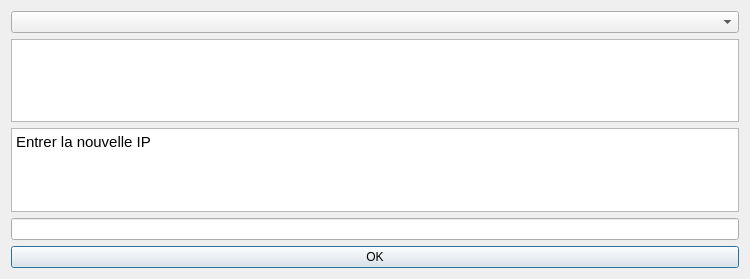
<?xml version="1.0" encoding="UTF-8"?>
<ui version="4.0">
 <class>ChangeIp</class>
 <widget class="QDialog" name="ChangeIp">
  <property name="geometry">
   <rect>
    <x>0</x>
    <y>0</y>
    <width>750</width>
    <height>279</height>
   </rect>
  </property>
  <property name="windowTitle">
   <string>ChangeIp</string>
  </property>
  <layout class="QVBoxLayout" name="verticalLayout">
   <item>
    <widget class="QComboBox" name="comboBoxInterfaceChoice"/>
   </item>
   <item>
    <widget class="QTextBrowser" name="textBrowserShowCurrentIP"/>
   </item>
   <item>
    <widget class="QTextBrowser" name="textBrowser">
     <property name="html">
      <string>&lt;!DOCTYPE HTML PUBLIC &quot;-//W3C//DTD HTML 4.0//EN&quot; &quot;http://www.w3.org/TR/REC-html40/strict.dtd&quot;&gt;
&lt;html&gt;&lt;head&gt;&lt;meta name=&quot;qrichtext&quot; content=&quot;1&quot; /&gt;&lt;style type=&quot;text/css&quot;&gt;
p, li { white-space: pre-wrap; }
&lt;/style&gt;&lt;/head&gt;&lt;body style=&quot; font-family:'Ubuntu'; font-size:11pt; font-weight:400; font-style:normal;&quot;&gt;
&lt;p style=&quot; margin-top:0px; margin-bottom:0px; margin-left:0px; margin-right:0px; -qt-block-indent:0; text-indent:0px;&quot;&gt;Entrer la nouvelle IP&lt;/p&gt;&lt;/body&gt;&lt;/html&gt;</string>
     </property>
    </widget>
   </item>
   <item>
    <widget class="QLineEdit" name="lineEdit"/>
   </item>
   <item>
    <widget class="QPushButton" name="pushButton">
     <property name="text">
      <string>OK</string>
     </property>
    </widget>
   </item>
  </layout>
 </widget>
 <resources/>
 <connections>
  <connection>
   <sender>pushButton</sender>
   <signal>pressed()</signal>
   <receiver>ChangeIp</receiver>
   <slot>close()</slot>
   <hints>
    <hint type="sourcelabel">
     <x>374</x>
     <y>256</y>
    </hint>
    <hint type="destinationlabel">
     <x>374</x>
     <y>139</y>
    </hint>
   </hints>
  </connection>
 </connections>
</ui>
